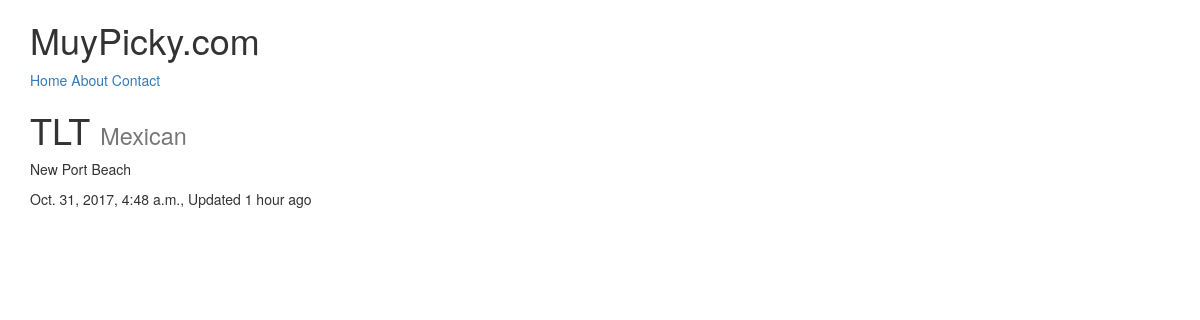
Page /restaurants/tlt/ on the committed database.
### restaurants/models.py (models this page shows, shortened)
class RestaurantLocation(models.Model):
    name       =  models.CharField(max_length=120)
    location   =  models.CharField(max_length=120,null=True, blank=True)
    category   =  models.CharField(max_length=120,null=True, blank=False)
    timestamp  =  models.DateTimeField(auto_now=True)
    updated    =  models.DateTimeField(auto_now=True)
    slug       =  models.SlugField(null=True, blank=True)
    @property
    def title(self):
        return self.name

### restaurants/views.py (the view)
# urls.py: url(r'^restaurants/(?P<slug>[\w-]+)/$', RestaurantDetailView.as_view()),
class RestaurantDetailView(DetailView):
    queryset = RestaurantLocation.objects.all()

### restaurants/templates/restaurants/restaurantlocation_detail.html (shortened to what this page needs)
{% extends "base.html" %}
{% block content %}
    <h1>{{ object.title}} <small> {{ object.category }}</small></h1>
    <p>{{ object.location }}</p>
    <p>{{ object.timestamp }}, Updated {{ object.updated | timesince  }} ago</p>
{% endblock content %}

### rows in the picture
RestaurantLocation: title "TLT", category "Mexican", location "New Port Beach", timestamp "Oct. 31, 2017, 4:48 a.m.", updated "1 hour"
